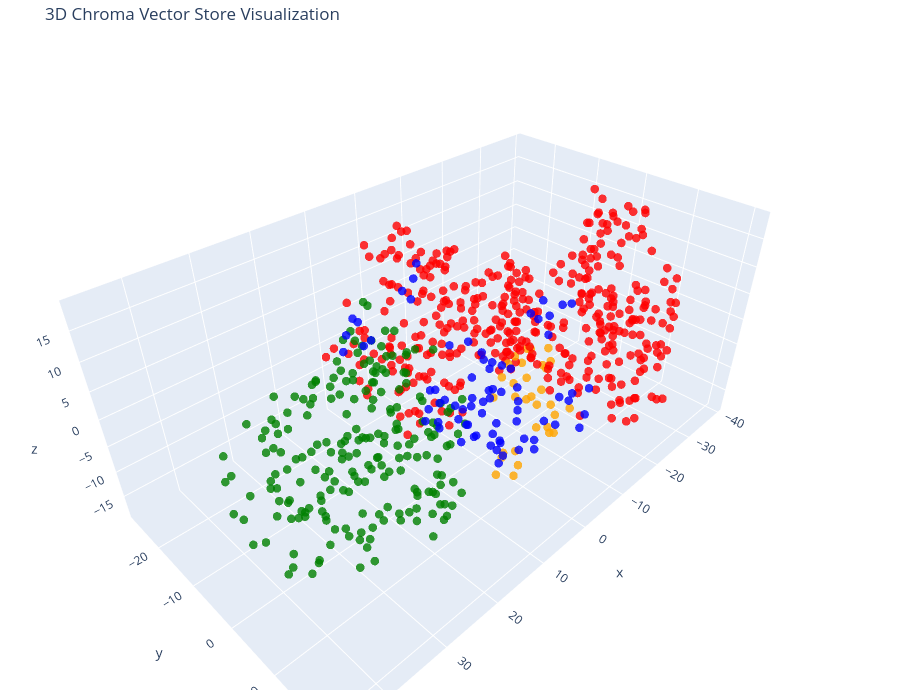

The code cell stored with this chart in its notebook:
### Code cell
tsne = TSNE(n_components=3, random_state=42)
reduced_vectors = tsne.fit_transform(vectors)

# Create the 3D scatter plot
fig = go.Figure(
    data=[
        go.Scatter3d(
            x=reduced_vectors[:, 0],
            y=reduced_vectors[:, 1],
            z=reduced_vectors[:, 2],
            mode="markers",
            marker=dict(size=5, color=colors, opacity=0.8),
            text=[
                f"Type: {t}<br>Text: {d[:100]}..." for t, d in zip(doc_types, documents)
            ],
            hoverinfo="text",
        )
    ]
)

fig.update_layout(
    title="3D Chroma Vector Store Visualization",
    scene=dict(xaxis_title="x", yaxis_title="y", zaxis_title="z"),
    width=900,
    height=700,
    margin=dict(r=10, b=10, l=10, t=40),
)

fig.show()

### Figure 1 — Plotly figure (JSON) as saved in the notebook; plotly's stock layout.template omitted (floating-point values rounded to 4 significant figures; data arrays with more than 128 entries replaced by an {"elided": "..."} marker saying what was removed)
{"data": [{"hoverinfo": "text", "marker": {"color": {"elided": "697 str values"}, "opacity": 0.8, "size": 5}, "mode": "markers", "text": {"elided": "697 str values"}, "type": "scatter3d", "x": {"elided": "697 float values"}, "y": {"elided": "697 float values"}, "z": {"elided": "697 float values"}}], "layout": {"height": 700, "margin": {"b": 10, "l": 10, "r": 10, "t": 40}, "scene": {"xaxis": {"title": {"text": "x"}}, "yaxis": {"title": {"text": "y"}}, "zaxis": {"title": {"text": "z"}}}, "title": {"text": "3D Chroma Vector Store Visualization"}, "width": 900}}
